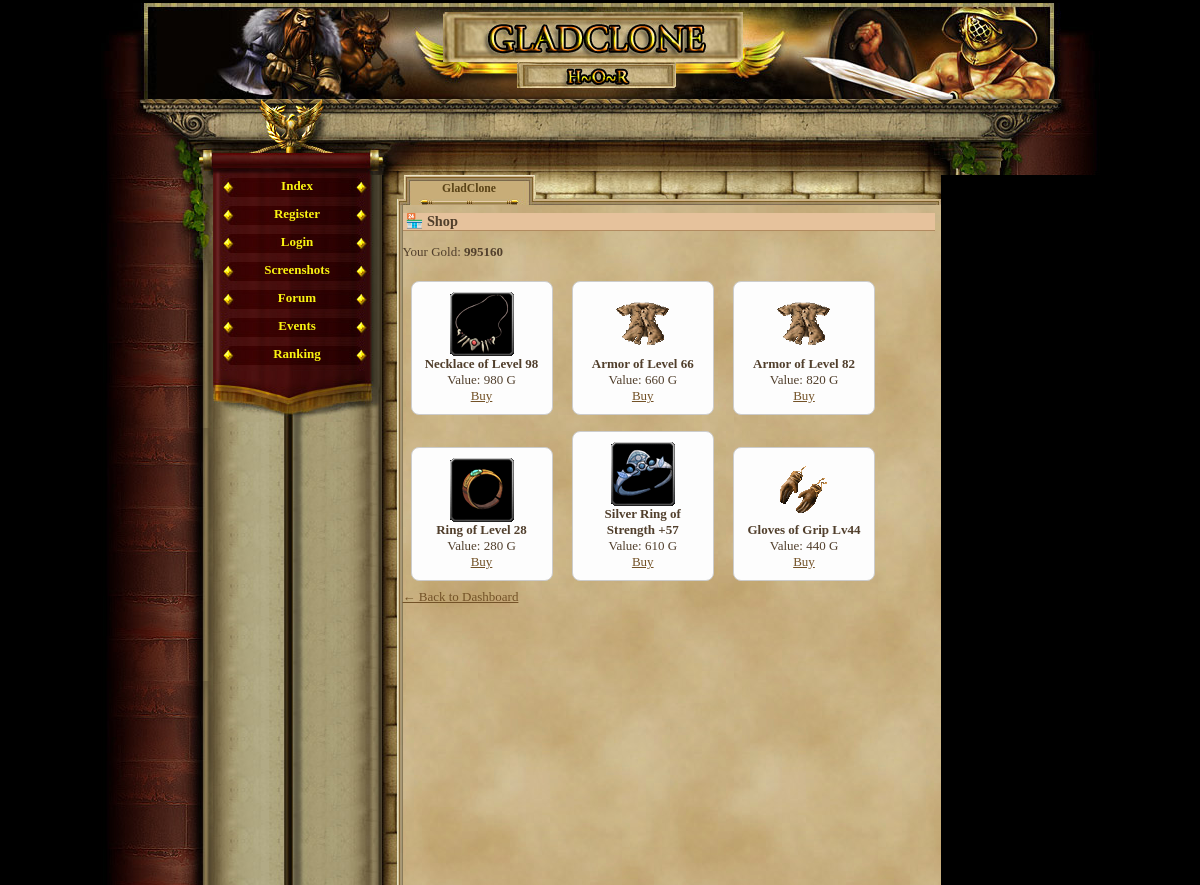
/shop.php (signed in), run on an earlier commit of the app's database.
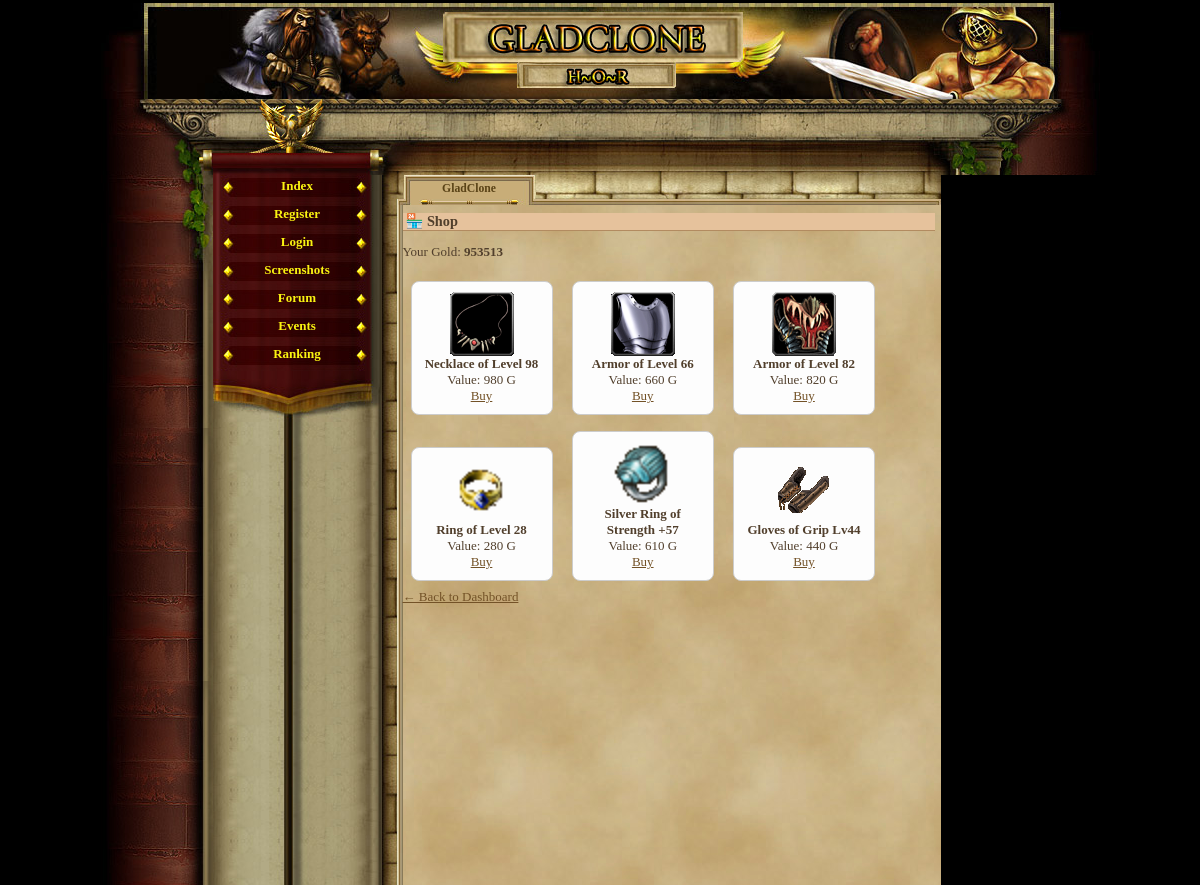
And on a later commit of the database.
### tables this page shows
CREATE TABLE `gracze` (
  `id` int(11) NOT NULL AUTO_INCREMENT,
  `gracz` int(11) NOT NULL DEFAULT '0',
  `login` varchar(24) NOT NULL,
  `haslo` varchar(40) NOT NULL,
  `email` varchar(40) NOT NULL,
  `plec` tinyint(4) NOT NULL DEFAULT '0',
  `avatar` tinyint(4) NOT NULL DEFAULT '1',
  `pregunta` text NOT NULL,
  `respuesta` text NOT NULL,
  `rank` int(1) NOT NULL DEFAULT '1',
  `nivel` int(1) NOT NULL DEFAULT '1',
  `exp` int(1) NOT NULL DEFAULT '0',
  `exp_max` int(1) NOT NULL DEFAULT '10',
  `honor` int(1) NOT NULL DEFAULT '0',
  `fama` int(1) NOT NULL DEFAULT '0',
  `victorias` int(1) NOT NULL DEFAULT '0',
  `perdidas` int(1) NOT NULL DEFAULT '0',
  `oro_robado` int(1) NOT NULL DEFAULT '0',
  `oro_perdido` int(1) NOT NULL DEFAULT '0',
  `atak` int(5) NOT NULL DEFAULT '0',
  `obrona` int(3) NOT NULL DEFAULT '0',
  `sila` int(1) NOT NULL DEFAULT '5',
  `sila_i` int(1) NOT NULL DEFAULT '0',
  `sila_max` int(1) NOT NULL DEFAULT '10',
  `zrecznosc` int(1) NOT NULL DEFAULT '5',
  `zrecznosc_i` int(1) NOT NULL DEFAULT '0',
  `zrecznosc_max` int(1) NOT NULL DEFAULT '10',
  `wyrzymalosc` int(1) NOT NULL DEFAULT '5',
  `wyrzymalosc_i` int(1) NOT NULL DEFAULT '0',
  `wyrzymalosc_max` int(1) NOT NULL DEFAULT '10',
  `constitucion` int(1) NOT NULL DEFAULT '5',
  `constitucion_i` int(1) NOT NULL DEFAULT '0',
  `constitucion_max` int(1) NOT NULL DEFAULT '10',
  `carisma` int(1) NOT NULL DEFAULT '5',
  `carisma_i` int(1) NOT NULL DEFAULT '0',
  `carisma_max` int(1) NOT NULL DEFAULT '10',
  `inteligencja` int(1) NOT NULL DEFAULT '5',
  `inteligencja_i` int(1) NOT NULL DEFAULT '0',
  `inteligencja_max` int(1) NOT NULL DEFAULT '10',
  `mdchance` int(1) NOT NULL DEFAULT '0',
  `dhchance` int(1) NOT NULL DEFAULT '0',
  `ctchance` int(1) NOT NULL DEFAULT '0',
  `zycie` int(100) NOT NULL DEFAULT '100',
  `zycie_max` int(100) NOT NULL DEFAULT '100',
  `obrazenia_min` int(1) NOT NULL DEFAULT '0',
  `obrazenia_max` int(3) NOT NULL DEFAULT '2',
  `zloto` int(100) NOT NULL DEFAULT '150',
  `zloto_skarbiec` int(11) NOT NULL,
  `punkty` int(11) NOT NULL,
  `pracuje` int(11) NOT NULL,
  `ostatnia_walka_pvp` int(11) NOT NULL,
  `ostatnia_walka_pvc` int(11) NOT NULL,
  `ostatnio_zregenerowano` int(11) NOT NULL,
  `titulo` varchar(24) NOT NULL DEFAULT 'Newbie',
  `arena_level` int(11) NOT NULL,
  `rubies` int(11) NOT NULL DEFAULT '0',
  `centurion_time` int(11) NOT NULL,
  `reportes` int(1) NOT NULL DEFAULT '0',
  `mensajes` int(1) NOT NULL DEFAULT '0',
  `noticias` int(1) NOT NULL DEFAULT '0',
  `bendicion1_type` int(11) NOT NULL,
  `bendicion1_time` int(11) NOT NULL,
  `bendicion2_type` int(11) NOT NULL,
  `bendicion2_time` int(11) NOT NULL,
  `bendicion3_type` int(11) NOT NULL,
  `bendicion3_time` int(11) NOT NULL,
  `bendicion4_type` int(11) NOT NULL,
  `bendicion4_time` int(11) NOT NULL,
  `ostatnia_aktywnosc` int(11) NOT NULL DEFAULT '0',
  `username_locked` tinyint(1) NOT NULL DEFAULT '0',
  `lock_login` tinyint(1) NOT NULL DEFAULT '0',
  PRIMARY KEY (`id`),
  UNIQUE KEY `login` (`login`)
);

CREATE TABLE `items` (
  `id` int(11) NOT NULL AUTO_INCREMENT,
  `name` varchar(50) NOT NULL,
  `description` text,
  `type` varchar(20) NOT NULL,
  `attack_bonus` int(11) DEFAULT '0',
  `defense_bonus` int(11) DEFAULT '0',
  `sell_value` int(11) NOT NULL DEFAULT '10',
  `value` int(11) NOT NULL DEFAULT '0',
  `price` int(11) NOT NULL DEFAULT '0',
  `image` varchar(255) DEFAULT 'default.png',
  `slot` varchar(20) NOT NULL DEFAULT 'misc',
  `dex_bonus` int(11) DEFAULT '0',
  `level_required` int(11) DEFAULT '1',
  PRIMARY KEY (`id`)
);

### shop.php (the view, shortened to what this page needs)
<?php
require_once('var/ustawienia.php');
require_once('gora_strony.php');
require_once('menu_l.php');
$player_id = $_SESSION['id'];
$player = $conn->query("SELECT nivel, zloto FROM gracze WHERE id = $player_id")->fetch_assoc();
$level = $player['nivel'];
$gold = $player['zloto'];
$shop_items = $conn->query("SELECT * FROM items WHERE level_required <= $level ORDER BY RAND() LIMIT 6");
?>
<h2>🏪 Shop</h2>
<p>Your Gold: <strong><?= $gold ?></strong></p>
<?php while ($item = $shop_items->fetch_assoc()): ?>
    <div class="item-box">
        <img src="items/<?= $item['image'] ?>" alt="<?= htmlspecialchars($item['name']) ?>"><br>
        <strong><?= htmlspecialchars($item['name']) ?></strong><br>
        Value: <?= $item['value'] ?> G<br>
        <a href="shop.php?buy=<?= $item['id'] ?>">Buy</a>
    </div>
<?php endwhile; ?>
<br><a href="index.php">← Back to Dashboard</a>

### gora_strony.php (shortened to what this page needs)
<html>
	<head>
				<link href="game_05.css" rel="stylesheet" type="text/css" media="screen" />				<style type=text/css></style>
	</head>
<body ><div id="container">
	<div id="header"></div>
	<div id="charvalues_leer">
		<div style="position:relative; left:380px; top:22px; width:500px; height:45px;">
			<div style="position:absolute; width:150px; height:45px; left:0px; top:0px;">
			</div>
			<div style="position:absolute; width:150px; height:45px; left:153px;">
			</div>
			<div style="position:absolute; width:150px; height:45px; left:298px;">
			</div>
		</div>
	</div>
	<div id="main">
		<table cellspacing="0" cellpadding="0" height="100%" border="0">
			<tr height="100%">
				<td height="100%" valign="top" id="leftblock_middle">
					<div id="leftblock_top"></div>
				</td>

### menu_l.php
<?php
         if(empty($_SESSION['user'])){
             echo '
              <td valign="top" id="mainmenu">
                 <a class = "menuitem_aktive" href="index.php" title="Index" target="_self">Index</a>
                 <a class = "menuitem_aktive" href="rejestracja.php" title="Register" target="_self">Register</a>
                 <a class = "menuitem_aktive" href="logowanie.php" title="Login" target="_self">Login</a>
                 <a class = "menuitem_aktive" href="screenshot.php" title="Screenshots" target="_self">Screenshots</a>
                 <a class = "menuitem_aktive" href="" title="Forum" target="_self">Forum</a>
                 <a class = "menuitem_aktive" href="" title="Events" target="_self">Events</a>
                 <a class = "menuitem_aktive" href="ranking2.php" title="Ranking" target="_self">Ranking</a>
             ';
         } else {
             echo '              <td valign="top" id="mainmenu">
                 <a class = "menuitem_aktive" href="konto.php" title="User" target="_self">User</a>
			 ';
         }
        ?>
          	<div id="menufooter"></div>
				</td>
				<td id="contentBox" valign="top">
					<table cellspacing="0" cellpadding="0" height="100%" width="100%" border="0">
						<tr style="height:30px;">
							<td id="corner1"></td>
							<td><div class="tab_aktive" ><span>GladClone</span></div>
							<div class="tab_empty" style="background-image:url(img/interface/reiter_c2.jpg);"></div>
							<div class="tab_empty" style="background-image:url(img/interface/reiter_c3.jpg);"></div>
						      <div class="tab_empty" style="background-image:url(img/interface/reiter_c4.jpg);"></div></td>
							<td id="corner2"></td>
						</tr>
						<tr style="height:100%;">
							<td class="border_left"></td>
							<td id="content">

### game_05.css (style rules this page uses)
body, html { margin: 0; padding: 0; font-family:"Palatino Linotype", "Times New Roman", Times, serif; text-align: center; color: #513F2C; background-color: #000; font-size:16px; }
table { font-size:13px; }
h2 { text-align:left; border-bottom:1px solid #b28b60; color:#513F2C; background-color:#e6c29c; margin:8px 0px 0px 0px; padding-left:3px; font-size:1.1em; }
#container { margin: auto; width: 999px; height: 100%; text-align: left; }
#header { margin-top:3px; height: 96px; background-image:url(img/interface/header.jpg); }
#charvalues_leer { height: 76px; background-image:url(img/interface/statusbalken_leer.jpg); }
#main { width: 999px; height:710px; text-align: left; }
a { -moz-user-focus: none; -moz-outline: none; outline: none; }
#leftblock_top { background-image:url(img/interface/pflanze_l.jpg); width:112px; height:135px; }
#leftblock_middle { width:112px; background-image:url(img/interface/bg_l_b.jpg); background-repeat: repeat-y; }
#mainmenu { background-image:url(img/interface/wand_bg_2.jpg); background-repeat:repeat-y; height:100%; }
.menuitem_aktive { display:block; text-align:center; background-image:url(img/interface/navi_b.jpg); width:169px; height:25px; color: #FAF311; text-decoration: none; padding-top:3px; font-weight:bold; }
#menufooter { background-image:url(img/interface/navi_abschluss.jpg); width:169px; height:51px; }
#contentBox { width:559px; height:100%; background-image:url(img/interface/papierus.jpg); background-repeat:repeat; }
#content { height:560px; vertical-align:top; }
#content a { color:#735227; }
#corner1 { background-image:url(img/interface/papier_ecke_l.jpg); width:21px; height:30px; }
#corner2 { background-image:url(img/interface/papier_ecke_r.jpg); width:6px; height:30px; }
.border_left { background-image:url(img/interface/papier_rahmen_l.jpg); background-repeat:repeat-y; }
.tab_empty { text-align:center; float:left; background-position:top left; background-repeat:no-repeat; height: 30px; width: 133px; }
.tab_aktive { text-align:center; float:left; background-image:url(img/interface/reiter_a.jpg); background-position:top left; background-repeat:no-repeat; height: 30px; width: 133px; }
.tab_aktive span { position: relative; top:7px; color: #5A4317; font-size:0.9em; text-decoration: none; font-weight:bold; }

### shop.php (style rules this page uses)
.item-box { display: inline-block; text-align: center; border: 1px solid #ccc; padding: 10px; margin: 8px; width: 120px; border-radius: 8px; background: #fdfdfd; }
.item-box img { width: 64px; height: 64px; }

What changed in the data, as far as the page shows it:
changed gracze: zloto "995160" → "953513"
changed items "Armor of Level 66": image: a different picture
changed items "Armor of Level 82": image: a different picture
changed items "Ring of Level 28": image: a different picture
changed items "Silver Ring of Strength +57": image: a different picture
changed items "Gloves of Grip Lv44": image: a different picture
